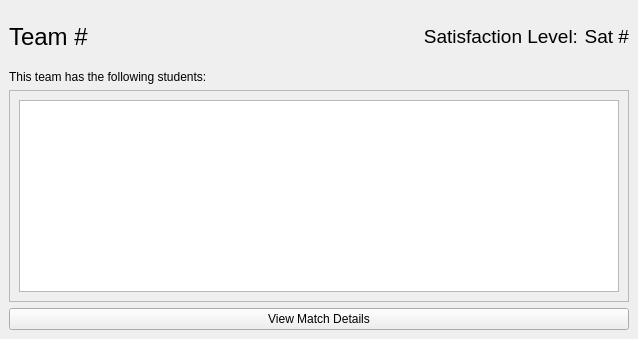
<?xml version="1.0" encoding="UTF-8"?>
<ui version="4.0">
 <class>TeamCellWidget</class>
 <widget class="QWidget" name="TeamCellWidget">
  <property name="geometry">
   <rect>
    <x>0</x>
    <y>0</y>
    <width>638</width>
    <height>339</height>
   </rect>
  </property>
  <property name="sizePolicy">
   <sizepolicy hsizetype="Preferred" vsizetype="Preferred">
    <horstretch>0</horstretch>
    <verstretch>0</verstretch>
   </sizepolicy>
  </property>
  <property name="windowTitle">
   <string>Form</string>
  </property>
  <layout class="QGridLayout" name="gridLayout_4">
   <property name="leftMargin">
    <number>0</number>
   </property>
   <property name="topMargin">
    <number>0</number>
   </property>
   <property name="rightMargin">
    <number>0</number>
   </property>
   <property name="bottomMargin">
    <number>0</number>
   </property>
   <item row="0" column="0">
    <widget class="QStackedWidget" name="stackedWidget">
     <property name="sizePolicy">
      <sizepolicy hsizetype="Preferred" vsizetype="Preferred">
       <horstretch>0</horstretch>
       <verstretch>0</verstretch>
      </sizepolicy>
     </property>
     <property name="currentIndex">
      <number>1</number>
     </property>
     <widget class="QWidget" name="DetailedSummary">
      <property name="sizePolicy">
       <sizepolicy hsizetype="Preferred" vsizetype="Preferred">
        <horstretch>0</horstretch>
        <verstretch>0</verstretch>
       </sizepolicy>
      </property>
      <layout class="QVBoxLayout" name="verticalLayout">
       <item>
        <layout class="QGridLayout" name="gridLayout_2">
         <property name="verticalSpacing">
          <number>0</number>
         </property>
         <item row="2" column="2">
          <widget class="QLabel" name="lblTeamSatScoreReadonly">
           <property name="sizePolicy">
            <sizepolicy hsizetype="Preferred" vsizetype="Preferred">
             <horstretch>0</horstretch>
             <verstretch>0</verstretch>
            </sizepolicy>
           </property>
           <property name="font">
            <font>
             <pointsize>12</pointsize>
            </font>
           </property>
           <property name="text">
            <string>Team satisfiability score:</string>
           </property>
           <property name="alignment">
            <set>Qt::AlignRight|Qt::AlignTrailing|Qt::AlignVCenter</set>
           </property>
          </widget>
         </item>
         <item row="4" column="0">
          <widget class="QLabel" name="lblStudentsInTeam">
           <property name="sizePolicy">
            <sizepolicy hsizetype="Preferred" vsizetype="Preferred">
             <horstretch>0</horstretch>
             <verstretch>0</verstretch>
            </sizepolicy>
           </property>
           <property name="text">
            <string>Team matching details and reasons:</string>
           </property>
          </widget>
         </item>
         <item row="1" column="2">
          <widget class="QLabel" name="lblTeamNeedScoreReadonly">
           <property name="sizePolicy">
            <sizepolicy hsizetype="Preferred" vsizetype="Preferred">
             <horstretch>0</horstretch>
             <verstretch>0</verstretch>
            </sizepolicy>
           </property>
           <property name="font">
            <font>
             <pointsize>12</pointsize>
            </font>
           </property>
           <property name="text">
            <string>Team Technical Acceptance:</string>
           </property>
           <property name="alignment">
            <set>Qt::AlignRight|Qt::AlignTrailing|Qt::AlignVCenter</set>
           </property>
          </widget>
         </item>
         <item row="2" column="0">
          <widget class="QLabel" name="lblNumStuInTeamReadonly">
           <property name="sizePolicy">
            <sizepolicy hsizetype="Preferred" vsizetype="Preferred">
             <horstretch>0</horstretch>
             <verstretch>0</verstretch>
            </sizepolicy>
           </property>
           <property name="font">
            <font>
             <pointsize>12</pointsize>
            </font>
           </property>
           <property name="layoutDirection">
            <enum>Qt::LeftToRight</enum>
           </property>
           <property name="text">
            <string>Students in Team:</string>
           </property>
           <property name="alignment">
            <set>Qt::AlignRight|Qt::AlignTrailing|Qt::AlignVCenter</set>
           </property>
          </widget>
         </item>
         <item row="2" column="3">
          <widget class="QLabel" name="lblSatisfiabilityScore">
           <property name="sizePolicy">
            <sizepolicy hsizetype="Preferred" vsizetype="Preferred">
             <horstretch>0</horstretch>
             <verstretch>0</verstretch>
            </sizepolicy>
           </property>
           <property name="font">
            <font>
             <pointsize>12</pointsize>
            </font>
           </property>
           <property name="text">
            <string>TextLabel</string>
           </property>
          </widget>
         </item>
         <item row="2" column="1">
          <widget class="QLabel" name="lblNumStudentsRegistered">
           <property name="sizePolicy">
            <sizepolicy hsizetype="Preferred" vsizetype="Preferred">
             <horstretch>0</horstretch>
             <verstretch>0</verstretch>
            </sizepolicy>
           </property>
           <property name="font">
            <font>
             <pointsize>12</pointsize>
             <italic>true</italic>
            </font>
           </property>
           <property name="text">
            <string>0 Students</string>
           </property>
           <property name="alignment">
            <set>Qt::AlignLeading|Qt::AlignLeft|Qt::AlignTop</set>
           </property>
          </widget>
         </item>
         <item row="1" column="0">
          <widget class="QLabel" name="lblTeamTechScoreReadonly">
           <property name="sizePolicy">
            <sizepolicy hsizetype="Preferred" vsizetype="Preferred">
             <horstretch>0</horstretch>
             <verstretch>0</verstretch>
            </sizepolicy>
           </property>
           <property name="font">
            <font>
             <pointsize>12</pointsize>
            </font>
           </property>
           <property name="text">
            <string>Team Technical Score:</string>
           </property>
           <property name="alignment">
            <set>Qt::AlignRight|Qt::AlignTrailing|Qt::AlignVCenter</set>
           </property>
          </widget>
         </item>
         <item row="1" column="1">
          <widget class="QLabel" name="lblTeamScore">
           <property name="sizePolicy">
            <sizepolicy hsizetype="Preferred" vsizetype="Preferred">
             <horstretch>0</horstretch>
             <verstretch>0</verstretch>
            </sizepolicy>
           </property>
           <property name="font">
            <font>
             <pointsize>12</pointsize>
            </font>
           </property>
           <property name="text">
            <string>Team Score</string>
           </property>
           <property name="alignment">
            <set>Qt::AlignLeading|Qt::AlignLeft|Qt::AlignTop</set>
           </property>
          </widget>
         </item>
         <item row="1" column="3">
          <widget class="QLabel" name="lblTeamNeedScore">
           <property name="sizePolicy">
            <sizepolicy hsizetype="Preferred" vsizetype="Preferred">
             <horstretch>0</horstretch>
             <verstretch>0</verstretch>
            </sizepolicy>
           </property>
           <property name="font">
            <font>
             <pointsize>12</pointsize>
            </font>
           </property>
           <property name="text">
            <string>TextLabel</string>
           </property>
          </widget>
         </item>
         <item row="0" column="0" colspan="4">
          <widget class="QLabel" name="lblDetailTitle">
           <property name="sizePolicy">
            <sizepolicy hsizetype="Preferred" vsizetype="Preferred">
             <horstretch>0</horstretch>
             <verstretch>0</verstretch>
            </sizepolicy>
           </property>
           <property name="font">
            <font>
             <pointsize>18</pointsize>
            </font>
           </property>
           <property name="text">
            <string>Match Detailed Report #</string>
           </property>
           <property name="alignment">
            <set>Qt::AlignCenter</set>
           </property>
          </widget>
         </item>
         <item row="6" column="0" colspan="4">
          <widget class="QListWidget" name="lstMatchSummaryReasons">
           <property name="enabled">
            <bool>true</bool>
           </property>
           <property name="sizePolicy">
            <sizepolicy hsizetype="Expanding" vsizetype="Maximum">
             <horstretch>0</horstretch>
             <verstretch>0</verstretch>
            </sizepolicy>
           </property>
           <property name="minimumSize">
            <size>
             <width>0</width>
             <height>75</height>
            </size>
           </property>
           <property name="styleSheet">
            <string notr="true">color:white;</string>
           </property>
          </widget>
         </item>
        </layout>
       </item>
       <item>
        <widget class="QPushButton" name="btnDetails">
         <property name="sizePolicy">
          <sizepolicy hsizetype="Minimum" vsizetype="Fixed">
           <horstretch>0</horstretch>
           <verstretch>0</verstretch>
          </sizepolicy>
         </property>
         <property name="text">
          <string>View Team Summary</string>
         </property>
        </widget>
       </item>
      </layout>
     </widget>
     <widget class="QWidget" name="MatchSummary">
      <property name="sizePolicy">
       <sizepolicy hsizetype="Preferred" vsizetype="Preferred">
        <horstretch>0</horstretch>
        <verstretch>0</verstretch>
       </sizepolicy>
      </property>
      <layout class="QGridLayout" name="gridLayout_3">
       <item row="1" column="0">
        <layout class="QGridLayout" name="gridLayout">
         <property name="verticalSpacing">
          <number>6</number>
         </property>
         <item row="3" column="0" colspan="3">
          <widget class="QPushButton" name="btnBack">
           <property name="sizePolicy">
            <sizepolicy hsizetype="Preferred" vsizetype="Fixed">
             <horstretch>0</horstretch>
             <verstretch>0</verstretch>
            </sizepolicy>
           </property>
           <property name="text">
            <string>View Match Details</string>
           </property>
          </widget>
         </item>
         <item row="1" column="0">
          <widget class="QLabel" name="lblRules">
           <property name="sizePolicy">
            <sizepolicy hsizetype="Preferred" vsizetype="Fixed">
             <horstretch>0</horstretch>
             <verstretch>0</verstretch>
            </sizepolicy>
           </property>
           <property name="text">
            <string>This team has the following students:</string>
           </property>
          </widget>
         </item>
         <item row="0" column="0">
          <widget class="QLabel" name="lblTeamNumber">
           <property name="font">
            <font>
             <pointsize>18</pointsize>
            </font>
           </property>
           <property name="text">
            <string>Team #</string>
           </property>
          </widget>
         </item>
         <item row="2" column="0" colspan="3">
          <widget class="QScrollArea" name="scrollArea">
           <property name="sizePolicy">
            <sizepolicy hsizetype="Preferred" vsizetype="Preferred">
             <horstretch>0</horstretch>
             <verstretch>0</verstretch>
            </sizepolicy>
           </property>
           <property name="widgetResizable">
            <bool>true</bool>
           </property>
           <widget class="QWidget" name="scrollAreaWidgetContents">
            <property name="geometry">
             <rect>
              <x>0</x>
              <y>0</y>
              <width>616</width>
              <height>210</height>
             </rect>
            </property>
            <layout class="QVBoxLayout" name="verticalLayout_4">
             <item>
              <widget class="QTableWidget" name="tblRegisteredStudent">
               <property name="sizePolicy">
                <sizepolicy hsizetype="Preferred" vsizetype="Preferred">
                 <horstretch>0</horstretch>
                 <verstretch>0</verstretch>
                </sizepolicy>
               </property>
               <property name="styleSheet">
                <string notr="true">color:white;</string>
               </property>
              </widget>
             </item>
            </layout>
           </widget>
          </widget>
         </item>
         <item row="0" column="2">
          <widget class="QLabel" name="lblSummarySAT">
           <property name="sizePolicy">
            <sizepolicy hsizetype="Fixed" vsizetype="Preferred">
             <horstretch>0</horstretch>
             <verstretch>0</verstretch>
            </sizepolicy>
           </property>
           <property name="font">
            <font>
             <pointsize>14</pointsize>
            </font>
           </property>
           <property name="text">
            <string>Sat #</string>
           </property>
           <property name="alignment">
            <set>Qt::AlignRight|Qt::AlignTrailing|Qt::AlignVCenter</set>
           </property>
          </widget>
         </item>
         <item row="0" column="1">
          <widget class="QLabel" name="lblSatisfactionReadonly">
           <property name="font">
            <font>
             <pointsize>14</pointsize>
            </font>
           </property>
           <property name="text">
            <string>Satisfaction Level:</string>
           </property>
           <property name="alignment">
            <set>Qt::AlignRight|Qt::AlignTrailing|Qt::AlignVCenter</set>
           </property>
          </widget>
         </item>
        </layout>
       </item>
      </layout>
     </widget>
    </widget>
   </item>
  </layout>
 </widget>
 <resources/>
 <connections/>
</ui>
